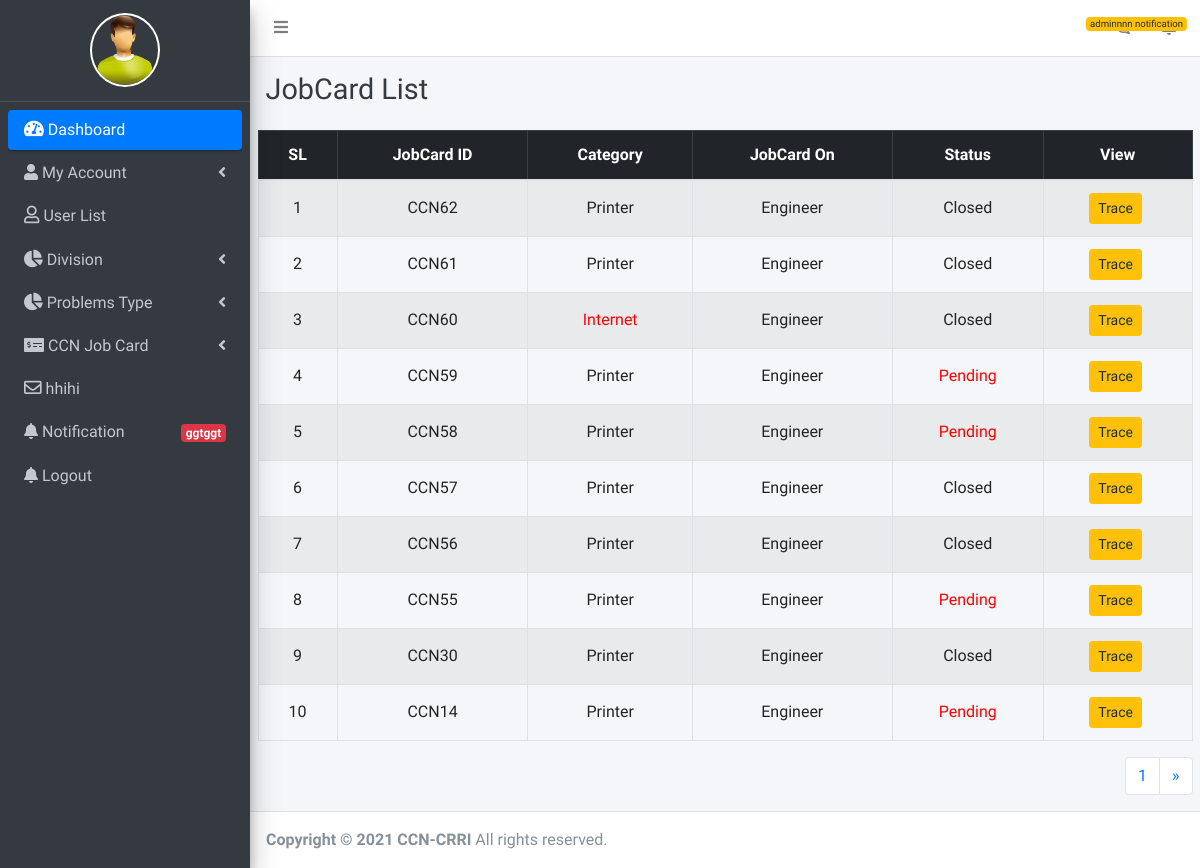
The app's page /jobcard/jobcard-list-of-head-ccn/ (signed in) with its own data.
### users/models.py (models this page shows, shortened)
class User(AbstractUser):
    is_hod = models.BooleanField(default=False)
    is_ccn_hod = models.BooleanField(default=False)
    is_engineer = models.BooleanField(default=False)
    is_user = models.BooleanField(default=True)
    division = models.ForeignKey(Division, on_delete=models.CASCADE, null=True, blank=True)

class Profile(models.Model):
    user = models.OneToOneField(User, null=True, blank=True, on_delete=models.CASCADE)
    user_pic = models.ImageField(default="default.png", null=True, blank=True)
    bio = models.TextField(max_length=500, blank=True)
    location = models.CharField(max_length=30, blank=True)
    current_address = models.TextField(max_length=100, blank=True)
    permanent_address = models.TextField(max_length=100, blank=True)

class CcnJobCard(models.Model):
    jobcard_on = (
		("User Head", "User Head"),
		("CCN Head", "CCN Head"),
		("Engineer", "Engineer"),
		("Customer", "Customer")
    )
    user_no = models.CharField(max_length=10, blank=True)
    problemcategory = models.CharField(max_length=20, null=True, blank=True)
    type_of_problem = models.CharField(max_length=200, null=True)
    status = models.BooleanField(default=False)
    assigned_to = models.CharField(max_length=50, null=True, default="Not Assigned")
    division = models.ForeignKey(Division, on_delete=models.CASCADE, null=True, blank=True)
    job_on = models.CharField(max_length=10, choices=jobcard_on, blank=True, default= 'User Head' )
    error_pic = models.ImageField(default="default.png", null=True, blank=True)
    engg_comment = models.CharField(max_length=50, null=True, default=False)
    date_created = models.DateTimeField(auto_now_add=True, null=True)
    forwareded_to_ccn_head_date = models.DateTimeField(null=True, blank=True)
    ccn_head_to_engg_date = models.DateTimeField(auto_now_add=False, null=True)
    engg_task_complete_date = models.DateTimeField(null=True, blank=True)
    closed_by_user_date = models.DateTimeField(null=True, blank=True)

### users/views.py (the view)
# urls.py: path('jobcard/jobcard-list-of-head-ccn/',CcnJobCardList, name='jobcard_list'),
@login_required
def CcnJobCardList(request):
    jobcard_list = CcnJobCard.objects.order_by("-id") & CcnJobCard.objects.filter(job_on="Engineer") | CcnJobCard.objects.filter(job_on="CCN Head")
    p = Paginator(jobcard_list, 10)
    page_num = request.GET.get('page', 1)
    try:
        page = p.page(page_num)
    except:
        page = p.page(1)
    context = {
        'jobcard_list':page
    }
    return render(request, 'jobcard/jobcard_list-of-head-ccn.html',context)

### users/templatetags/extra_tags.py (called while the page is built)
@register.filter
def TotalPendingJob(self):
    total_pending_job = CcnJobCard.objects.filter(job_on="CCN Head").count()
    return("{:,}".format(total_pending_job))

@register.filter
def TotalJob(self):
    total_job = CcnJobCard.objects.filter(status=False).count()
    return("{:,}".format(total_job))

### users/templates/jobcard/jobcard_list-of-head-ccn.html (shortened to what this page needs)
{% extends 'base.html' %}
{% block d-content %}
<div class="content-header">
    <div class="container-fluid">
      <div class="row mb-2">
        <div class="col-12">
          <h1 class="m-0 text-dark float-left w-75">JobCard List</h1>
          </div>
      </div>
    </div>
  </div>
<section class="invest_request_area">
    <div class="container-fluid">
        <div class="row">
            <div class="col-12">
                <table class="table table-bordered table-striped text-center" id="myTable">
                    <thead class="table-dark">
                        <th>SL</th>
                        <th>JobCard ID</th>
                        <th>Category</th>
                        <th>JobCard On</th>
                        <th>Status</th>
                        <th>View</th>
                    </thead>
                    <tbody class="text-center">
                        {% for jobcard in jobcard_list %}
                            <tr>
                                <td class="align-middle">{{forloop.counter0|add:jobcard_list.start_index}}</td>
                                <td class="align-middle">CCN{{jobcard.id}}</td>
                                <td class="align-middle">
                                 {% if jobcard.problemcategory == '3' %}
                                        <span>Printer</span>
                                    {% else %}
                                        <span style="color: red;">Internet</span>
                                    {% endif %}
                                </td>
                                <td class="align-middle">{{jobcard.job_on}}</td>
                                <td class="align-middle">
                                    {% if jobcard.status %}
                                        <span>Closed</span>
                                    {% else %}
                                        <span style="color: red;">Pending</span>
                                    {% endif %}
                                </td>
                                <td class="align-middle text-center">
<a href="{% url 'users:trace-jobcard' jobcard.id %}" class="btn btn-warning btn-sm d-inline-block mr-1">Trace</a>
                                </td>
                            </tr>
                        {% endfor %}
                    </tbody>
                </table>
<nav aria-label="Page navigation example">
  <ul class="pagination justify-content-end">
<li class="page-item"><a class="page-link" href="?page=1">1</a></li>
    {% if jobcard_list.has_next %}
    <li class="page-item">
    <a class="page-link" href="?page={{ jobcard_list.next_page_number }}" aria-label="Next">
        <span aria-hidden="true">&raquo;</span>
      </a>
    </li>
    {% endif %}
  </ul>
</nav>
            </div>
        </div>
    </div>
</section>
{% endblock d-content %}

### users/templates/sidebar.html (shortened to what this page needs)
{% load static %}
{% load extra_tags %}
<aside class="main-sidebar sidebar-dark-primary elevation-4">
 <a href="#" class="brand-link d-block overflow-hidden">
    <div class="logo_images">
      {% if request.user.is_authenticated %}
      <img class="profile-pic" src="{{request.user.profile.user_pic.url}}" />
      {%endif%}
    </div>
  </a>
  <div class="sidebar">
    <nav class="mt-2">
    <ul class="nav nav-pills nav-sidebar flex-column" data-widget="treeview" role="menu" data-accordion="false">
      {% if request.user.is_ccn_hod or request.user.is_superuser %}
      <li class="nav-item has-treeview menu-open">
        <a href="#" class="nav-link active">
          <i class="nav-icon fas fa-tachometer-alt"></i> <p> Dashboard </p>
        </a>
      </li>
      <li class="nav-item has-treeview">
        <a href="#" class="nav-link">
          <i class="fas fa-user"></i> <p>My Account<i class="right fas fa-angle-left"></i></p>
        </a>
      </li>
      <li class="nav-item">
        <a href="{% url 'users:users-list' %}" class="nav-link">
          <i class="nav-icon far fa-user"></i>
          User List
        </a>
      </li>
      <li class="nav-item has-treeview">
        <a href="#" class="nav-link">
          <i class="nav-icon fas fa-chart-pie"></i>
          <p> Division <i class="right fas fa-angle-left"></i> </p>
        </a>
      </li>
      <li class="nav-item has-treeview">
        <a href="#" class="nav-link">
          <i class="nav-icon fas fa-chart-pie"></i>
          <p> Problems Type <i class="right fas fa-angle-left"></i> </p>
        </a>
      </li>
      <li class="nav-item has-treeview">
        <a href="#" class="nav-link">
          <i class="fas fa-money-check-alt"></i>
          <p>CCN Job Card <i class="fas fa-angle-left right"></i></p>
        </a>
      </li>
      <li class="nav-item">
        <a href="#" class="nav-link">
          <i class="nav-icon far fa-envelope"></i>
          hhihi
        </a>
      </li>
      <li class="nav-item">
        <a href="#" class="nav-link">
          <i class="fas fa-bell"></i> <p> Notification
          <span class="badge badge-danger right">ggtggt</span>
        </p>
        </a>
      </li>
      <li class="nav-item">
        <a href="/logout" class="nav-link">
          <i class="fas fa-bell"></i> Logout </a>
      </li>
{% endif %}
    </ul>
    </nav>
  </div>
</aside>

### static/css/dashboard.css (style rules this page uses)
a,.btn { text-decoration: none !important; }
.nav-sidebar>.nav-item .nav-icon { margin-left: 0; font-size: 1.2rem; margin-right: 0; text-align: center; width: auto; }
.logo_images { width: 75px; height: 75px; border-radius: 90px; text-align: center; display: block; margin: 0 auto; }
.logo_images img { height: 74px; width: 70px; border: 2px solid #fff; border-radius: 50%; }
.nav-item.has-treeview.menu-open > a.nav-link { background-color: #007bff !important; color: #fff !important; }

### records on screen
User: user.profile.user_pic (placeholder picture)
CcnJobCard: id "62", problemcategory "Printer", job_on "Engineer", status "Closed"
CcnJobCard: id "61", problemcategory "Printer", job_on "Engineer", status "Closed"
CcnJobCard: id "60", problemcategory "Internet", job_on "Engineer", status "Closed"
CcnJobCard: id "59", problemcategory "Printer", job_on "Engineer", status "Pending"
CcnJobCard: id "58", problemcategory "Printer", job_on "Engineer", status "Pending"
CcnJobCard: id "57", problemcategory "Printer", job_on "Engineer", status "Closed"
CcnJobCard: id "56", problemcategory "Printer", job_on "Engineer", status "Closed"
CcnJobCard: id "55", problemcategory "Printer", job_on "Engineer", status "Pending"
CcnJobCard: id "30", problemcategory "Printer", job_on "Engineer", status "Closed"
CcnJobCard: id "14", problemcategory "Printer", job_on "Engineer", status "Pending"
